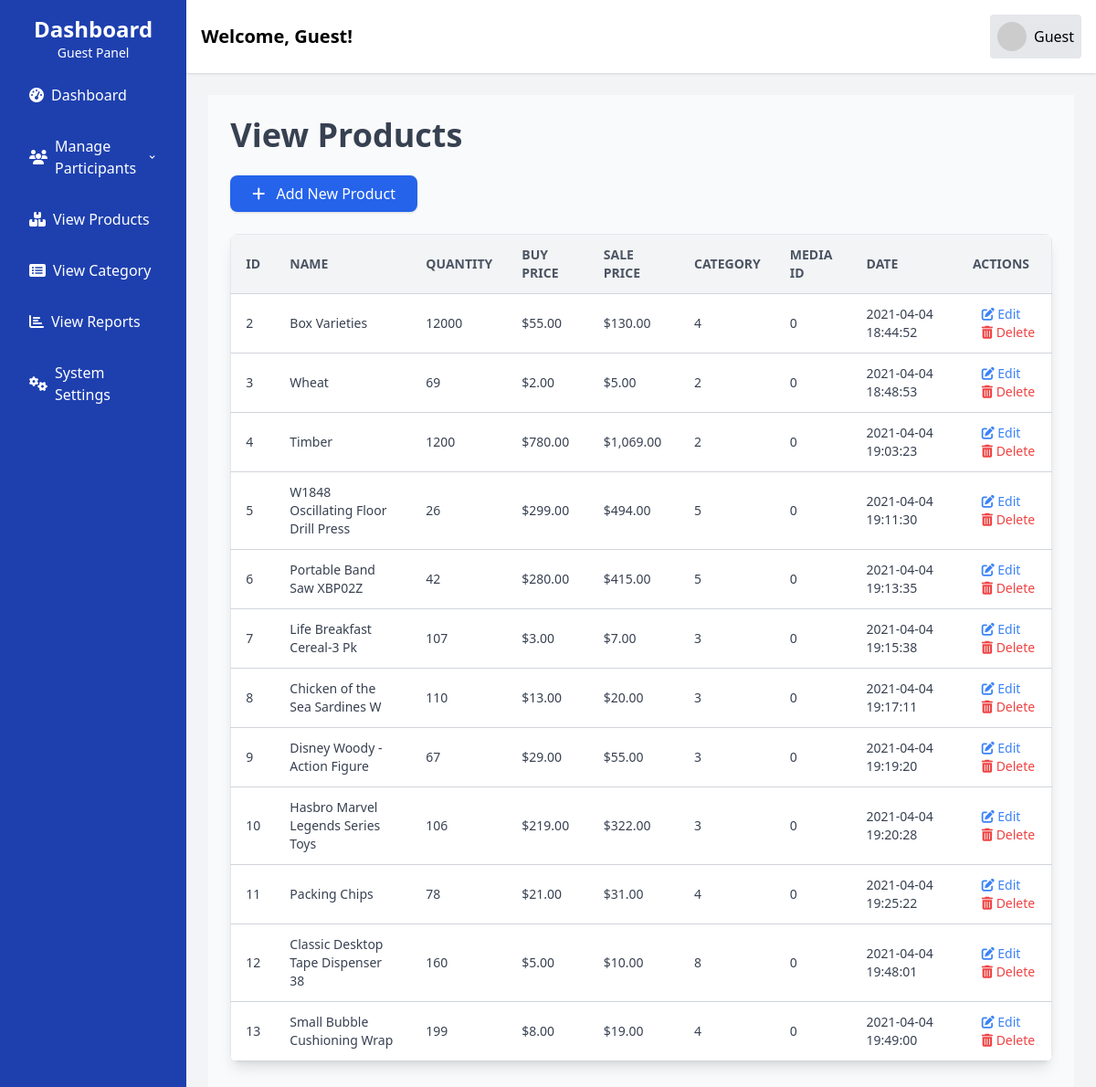
/Product_management/view_products.php (signed in), run on the app's committed database.
### tables this page shows
CREATE TABLE `products` (
  `id` int(11) UNSIGNED NOT NULL,
  `name` varchar(255) NOT NULL,
  `quantity` varchar(50) DEFAULT NULL,
  `buy_price` decimal(25,2) DEFAULT NULL,
  `sale_price` decimal(25,2) NOT NULL,
  `categorie_id` int(11) UNSIGNED NOT NULL,
  `media_id` int(11) DEFAULT 0,
  `date` datetime NOT NULL
);

### Product_management/view_products.php (the view, shortened to what this page needs)
<?php
require_once '../includes/config.php';
$sql = "SELECT id, name, quantity, buy_price, sale_price, categorie_id, media_id, date FROM products";
$stmt = $pdo->query($sql);
$products = $stmt->fetchAll(PDO::FETCH_ASSOC);
$content = '';
$content .= '
    <div class="p-6 bg-gray-50 min-h-screen">
        <h1 class="text-4xl font-bold mb-6 text-gray-700">View Products</h1>
        <button onclick="openAddProductModal()" class="bg-blue-600 text-white px-6 py-2 rounded-lg mb-6 shadow hover:bg-blue-700 transition-all">
            <i class="fas fa-plus mr-2"></i> Add New Product
        </button>';
$content .= '
        <div class="overflow-x-auto rounded-lg shadow-lg">
            <table class="min-w-full bg-white border-collapse border border-gray-200">
                <thead class="bg-gray-100 text-gray-600 text-sm uppercase">
                    <tr>
                        <th class="py-3 px-4 text-left border-b border-gray-300">ID</th>
                        <th class="py-3 px-4 text-left border-b border-gray-300">Name</th>
                        <th class="py-3 px-4 text-left border-b border-gray-300">Quantity</th>
                        <th class="py-3 px-4 text-left border-b border-gray-300">Buy Price</th>
                        <th class="py-3 px-4 text-left border-b border-gray-300">Sale Price</th>
                        <th class="py-3 px-4 text-left border-b border-gray-300">Category</th>
                        <th class="py-3 px-4 text-left border-b border-gray-300">Media ID</th>
                        <th class="py-3 px-4 text-left border-b border-gray-300">Date</th>
                        <th class="py-3 px-4 text-center border-b border-gray-300">Actions</th>
                    </tr>
                </thead>
                <tbody class="text-gray-700 text-sm">';
if (count($products) > 0) {
    foreach ($products as $product) {
        $content .= '
            <tr class="hover:bg-gray-50">
                <td class="py-3 px-4 border-b border-gray-300">' . $product['id'] . '</td>
                <td class="py-3 px-4 border-b border-gray-300">' . htmlspecialchars($product['name']) . '</td>
                <td class="py-3 px-4 border-b border-gray-300">' . $product['quantity'] . '</td>
                <td class="py-3 px-4 border-b border-gray-300">$' . number_format($product['buy_price'], 2) . '</td>
                <td class="py-3 px-4 border-b border-gray-300">$' . number_format($product['sale_price'], 2) . '</td>
                <td class="py-3 px-4 border-b border-gray-300">' . $product['categorie_id'] . '</td>
                <td class="py-3 px-4 border-b border-gray-300">' . $product['media_id'] . '</td>
                <td class="py-3 px-4 border-b border-gray-300">' . $product['date'] . '</td>
                <td class="py-3 px-4 border-b border-gray-300 text-center">
                    <button onclick="openEditModal(' . $product['id'] . ', \'' . addslashes(htmlspecialchars($product['name'])) . '\', ' . $product['quantity'] . ', ' . $product['buy_price'] . ', ' . $product['sale_price'] . ', ' . $product['categorie_id'] . ', ' . $product['media_id'] . ', \'' . $product['date'] . '\')" class="text-blue-500 hover:underline">
                        <i class="fas fa-edit"></i> Edit
                    </button>
                    <button type="button" onclick="openDeleteModal(' . $product['id'] . ')" class="text-red-500 hover:underline ml-4">
                        <i class="fas fa-trash-alt"></i> Delete
                    </button>
                </td>
            </tr>';
    }
} else {
    $content .= '
        <tr>
            <td colspan="9" class="py-6 px-4 text-center text-gray-500">No products found</td>
        </tr>';
}
$content .= '
                </tbody>
            </table>
        </div>
    </div>';
?>
<?php include '../layouts/layout.php'; ?>
<?php
include_once '../layouts/layout.php';
?>

### layouts/layout.php (shortened to what this page needs)
<?php
$user_group = $_SESSION['user_group'] ?? 'Guest';
$user_level = $_SESSION['user_level'] ?? 0;
$user_name = $_SESSION['user_name'] ?? 'Guest';
?>
<!DOCTYPE html>
<html lang="en">
<head>
    <script src="https://cdn.tailwindcss.com"></script>
    <link rel="stylesheet" href="https://cdnjs.cloudflare.com/ajax/libs/font-awesome/6.5.0/css/all.min.css">
</head>
<body class="bg-gray-100">
    <div class="flex h-screen">
        <aside class="bg-blue-800 text-white w-64 flex flex-col">
            <div class="p-4 text-center">
                <h1 class="text-2xl font-bold">Dashboard</h1>
                <p class="text-sm"><?php echo htmlspecialchars($user_group); ?> Panel</p>
            </div>
            <nav class="flex-grow">
                <ul class="space-y-4 px-4">
                    <?php if ($user_level == 1): ?>
                        <li>
                            <a href="../layouts/dashboard.php" class="block py-2 px-4 rounded hover:bg-blue-700 flex items-center">
                                <i class="fas fa-tachometer-alt mr-2"></i> Dashboard
                            </a>
                        </li>
                        <li>
                            <button id="manage-users-btn" class="w-full text-left py-2 px-4 rounded hover:bg-blue-700 flex justify-between items-center">
                                <span class="flex items-center">
                                    <i class="fas fa-users mr-2"></i> Manage Participants
                                </span>
                                <svg id="arrow-icon" class="w-4 h-4 transform transition-transform" xmlns="http://www.w3.org/2000/svg" viewBox="0 0 20 20" fill="currentColor">
                                    <path fill-rule="evenodd" d="M5.292 7.292a1 1 0 011.414 0L10 10.586l3.293-3.294a1 1 0 111.414 1.414l-4 4a1 1 0 01-1.414 0l-4-4a1 1 0 010-1.414z" clip-rule="evenodd" />
                                </svg>
                            </button>
                        </li>
                        <li>
                            <a href="../Product_management/view_products.php" class="block py-2 px-4 rounded hover:bg-blue-700 flex items-center">
                                <i class="fas fa-boxes mr-2"></i> View Products
                            </a>
                        </li>
                        <li>
                            <a href="../Product_management/view_category.php" class="block py-2 px-4 rounded hover:bg-blue-700 flex items-center">
                                <i class="fas fa-list-alt mr-2"></i> View Category
                            </a>
                        </li>
                        <li>
                            <a href="view_reports.php" class="block py-2 px-4 rounded hover:bg-blue-700 flex items-center">
                                <i class="fas fa-chart-bar mr-2"></i> View Reports
                            </a>
                        </li>
                        <li>
                            <a href="settings.php" class="block py-2 px-4 rounded hover:bg-blue-700 flex items-center">
                                <i class="fas fa-cogs mr-2"></i> System Settings
                            </a>
                        </li>
                    <?php endif; ?>
                </ul>
            </nav>
        </aside>
        <main class="flex-grow">
            <header class="bg-white shadow p-4 flex justify-between items-center">
                <div class="text-xl font-bold">Welcome, <?php echo htmlspecialchars($user_name); ?>!</div>
                <div class="relative">
                    <button id="profile-btn" class="flex items-center space-x-2 bg-gray-200 p-2 rounded hover:bg-gray-300">
                        <img src="https://via.placeholder.com/40" alt="Profile" class="w-8 h-8 rounded-full">
                        <span><?php echo htmlspecialchars($user_name); ?></span>
                    </button>
                </div>
            </header>
            <div class="p-6">
                <?php echo $content; ?>
            </div>
        </main>
    </div>
</body>
</html>

### data on the page
products: id "2", name "Box Varieties", quantity "12000", buy_price "55.00", sale_price "130.00", categorie "4", media "0", date "2021-04-04 18:44:52"
products: id "3", name "Wheat", quantity "69", buy_price "2.00", sale_price "5.00", categorie "2", media "0", date "2021-04-04 18:48:53"
products: id "4", name "Timber", quantity "1200", buy_price "780.00", sale_price "1,069.00", categorie "2", media "0", date "2021-04-04 19:03:23"
products: id "5", name "W1848 Oscillating Floor Drill Press", quantity "26", buy_price "299.00", sale_price "494.00", categorie "5", media "0", date "2021-04-04 19:11:30"
products: id "6", name "Portable Band Saw XBP02Z", quantity "42", buy_price "280.00", sale_price "415.00", categorie "5", media "0", date "2021-04-04 19:13:35"
products: id "7", name "Life Breakfast Cereal-3 Pk", quantity "107", buy_price "3.00", sale_price "7.00", categorie "3", media "0", date "2021-04-04 19:15:38"
products: id "8", name "Chicken of the Sea Sardines W", quantity "110", buy_price "13.00", sale_price "20.00", categorie "3", media "0", date "2021-04-04 19:17:11"
products: id "9", name "Disney Woody - Action Figure", quantity "67", buy_price "29.00", sale_price "55.00", categorie "3", media "0", date "2021-04-04 19:19:20"
products: id "10", name "Hasbro Marvel Legends Series Toys", quantity "106", buy_price "219.00", sale_price "322.00", categorie "3", media "0", date "2021-04-04 19:20:28"
products: id "11", name "Packing Chips", quantity "78", buy_price "21.00", sale_price "31.00", categorie "4", media "0", date "2021-04-04 19:25:22"
products: id "12", name "Classic Desktop Tape Dispenser 38", quantity "160", buy_price "5.00", sale_price "10.00", categorie "8", media "0", date "2021-04-04 19:48:01"
products: id "13", name "Small Bubble Cushioning Wrap", quantity "199", buy_price "8.00", sale_price "19.00", categorie "4", media "0", date "2021-04-04 19:49:00"

### other printed values
$user_group "Guest"
$user_name "Guest"
